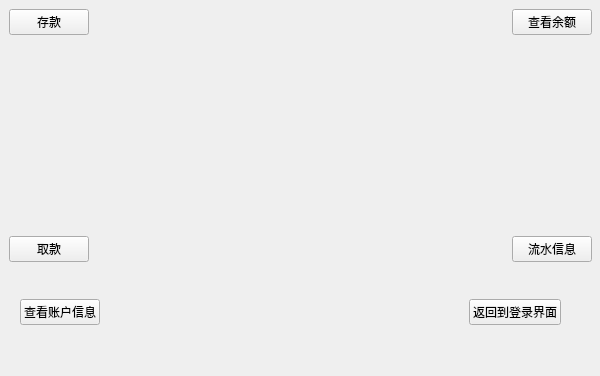
<?xml version="1.0" encoding="UTF-8"?>
<ui version="4.0">
 <class>MainWindow</class>
 <widget class="QMainWindow" name="MainWindow">
  <property name="geometry">
   <rect>
    <x>0</x>
    <y>0</y>
    <width>600</width>
    <height>376</height>
   </rect>
  </property>
  <property name="maximumSize">
   <size>
    <width>3489889</width>
    <height>3063423</height>
   </size>
  </property>
  <property name="windowTitle">
   <string>MainWindow</string>
  </property>
  <widget class="QWidget" name="centralwidget">
   <widget class="QWidget" name="widget_3" native="true">
    <property name="geometry">
     <rect>
      <x>0</x>
      <y>0</y>
      <width>601</width>
      <height>271</height>
     </rect>
    </property>
    <layout class="QHBoxLayout" name="horizontalLayout">
     <item>
      <widget class="QWidget" name="widget" native="true">
       <layout class="QVBoxLayout" name="verticalLayout">
        <item>
         <widget class="QPushButton" name="pushButton">
          <property name="text">
           <string>存款</string>
          </property>
         </widget>
        </item>
        <item>
         <spacer name="verticalSpacer">
          <property name="orientation">
           <enum>Qt::Vertical</enum>
          </property>
          <property name="sizeHint" stdset="0">
           <size>
            <width>20</width>
            <height>40</height>
           </size>
          </property>
         </spacer>
        </item>
        <item>
         <widget class="QPushButton" name="pushButton_2">
          <property name="text">
           <string>取款</string>
          </property>
         </widget>
        </item>
       </layout>
      </widget>
     </item>
     <item>
      <spacer name="horizontalSpacer">
       <property name="orientation">
        <enum>Qt::Horizontal</enum>
       </property>
       <property name="sizeHint" stdset="0">
        <size>
         <width>40</width>
         <height>20</height>
        </size>
       </property>
      </spacer>
     </item>
     <item>
      <widget class="QWidget" name="widget_2" native="true">
       <layout class="QVBoxLayout" name="verticalLayout_2">
        <item>
         <widget class="QPushButton" name="pushButton_3">
          <property name="text">
           <string>查看余额</string>
          </property>
         </widget>
        </item>
        <item>
         <spacer name="verticalSpacer_2">
          <property name="orientation">
           <enum>Qt::Vertical</enum>
          </property>
          <property name="sizeHint" stdset="0">
           <size>
            <width>20</width>
            <height>152</height>
           </size>
          </property>
         </spacer>
        </item>
        <item>
         <widget class="QPushButton" name="pushButton_4">
          <property name="text">
           <string>流水信息</string>
          </property>
         </widget>
        </item>
       </layout>
      </widget>
     </item>
    </layout>
   </widget>
   <widget class="QWidget" name="widget_4" native="true">
    <property name="geometry">
     <rect>
      <x>20</x>
      <y>290</y>
      <width>541</width>
      <height>44</height>
     </rect>
    </property>
    <layout class="QHBoxLayout" name="horizontalLayout_2">
     <item>
      <widget class="QPushButton" name="pushButton_6">
       <property name="text">
        <string>查看账户信息</string>
       </property>
      </widget>
     </item>
     <item>
      <spacer name="horizontalSpacer_2">
       <property name="orientation">
        <enum>Qt::Horizontal</enum>
       </property>
       <property name="sizeHint" stdset="0">
        <size>
         <width>40</width>
         <height>20</height>
        </size>
       </property>
      </spacer>
     </item>
     <item>
      <widget class="QPushButton" name="pushButton_5">
       <property name="text">
        <string>返回到登录界面</string>
       </property>
      </widget>
     </item>
    </layout>
   </widget>
  </widget>
 </widget>
 <resources/>
 <connections/>
</ui>
